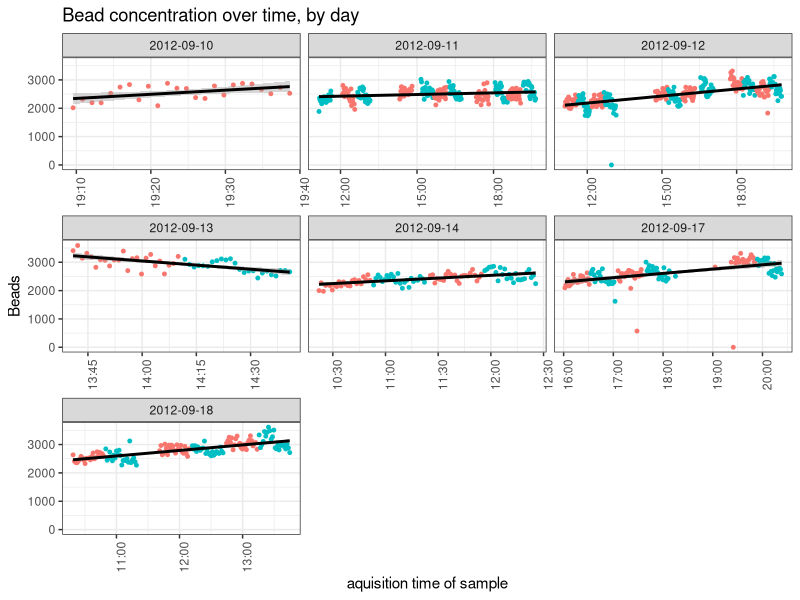
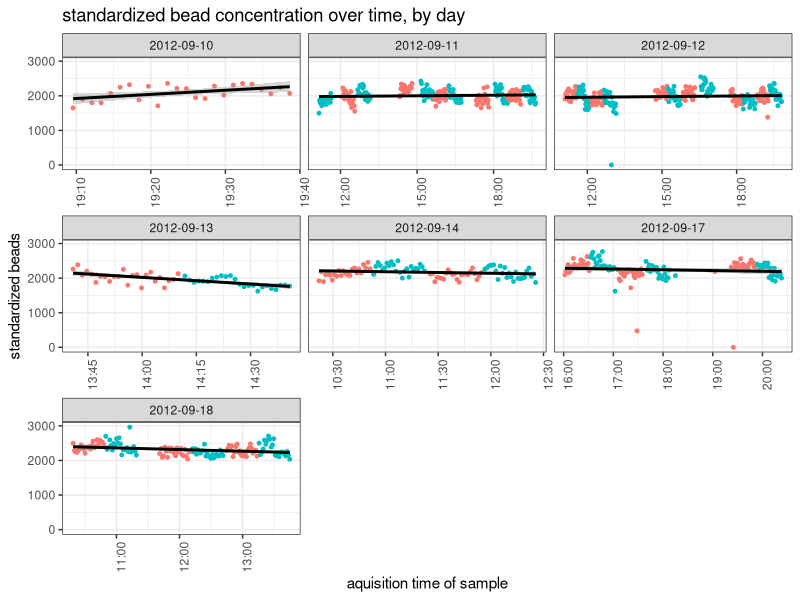
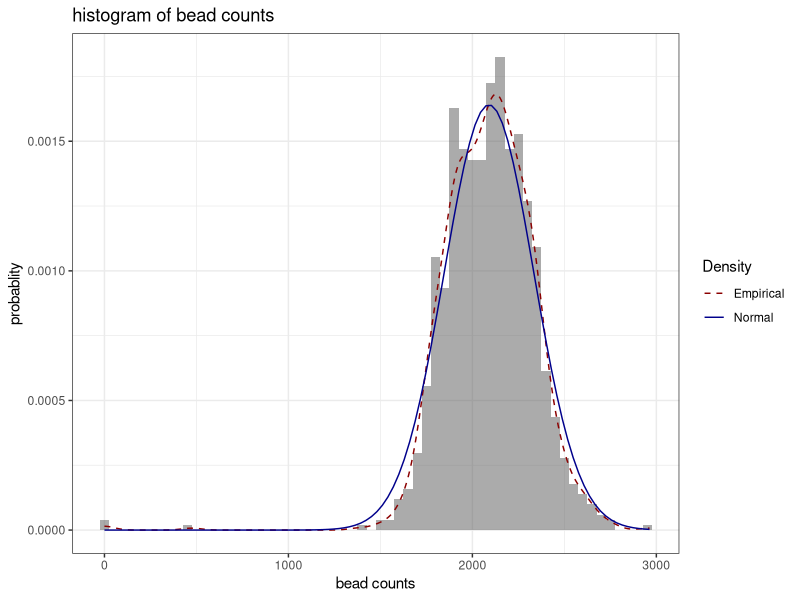
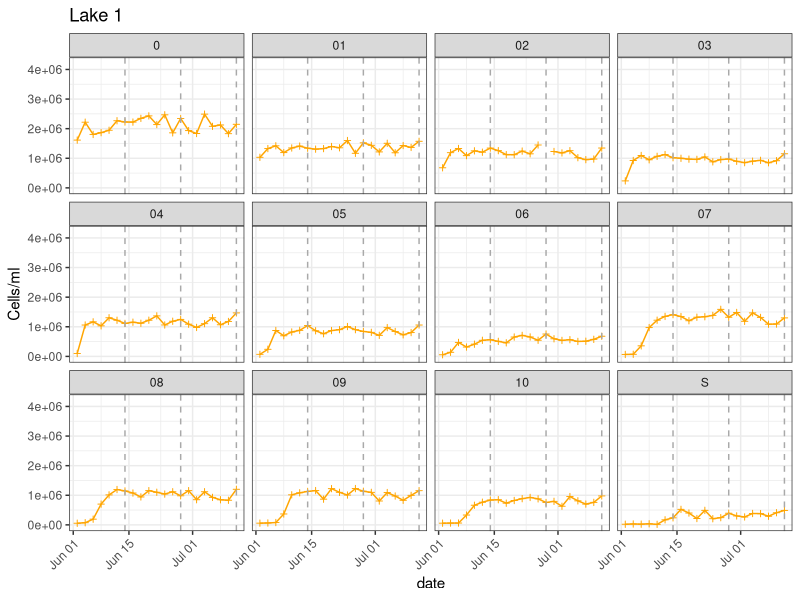
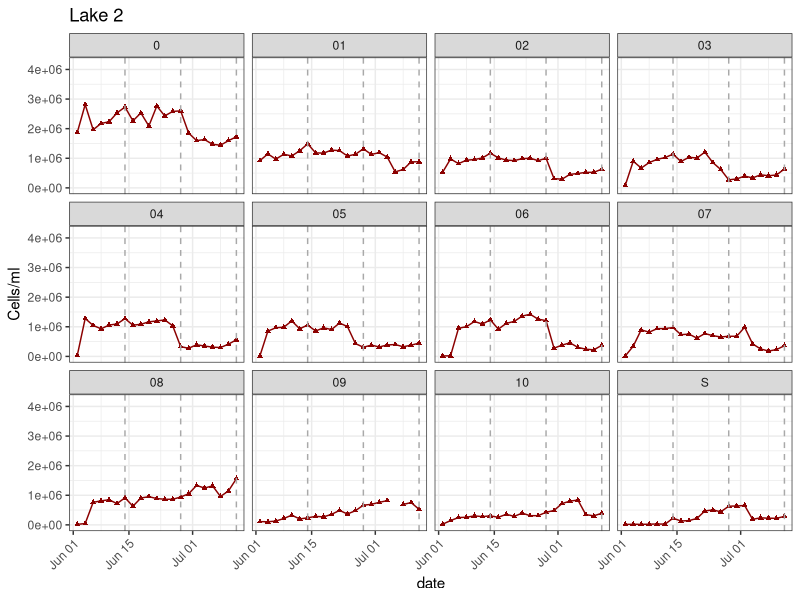
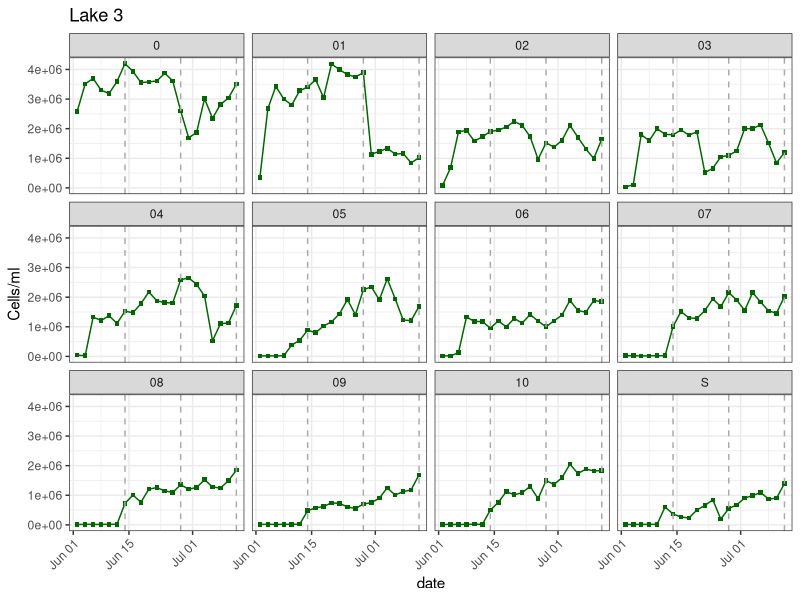
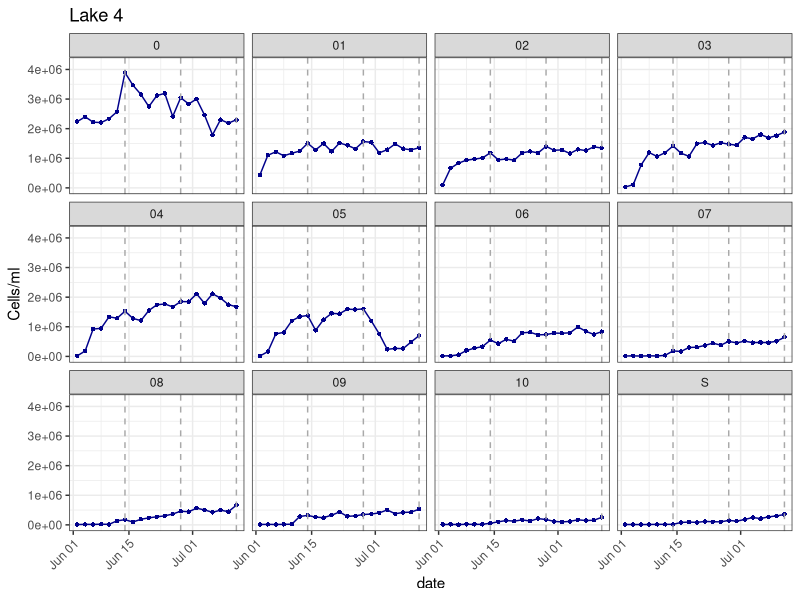
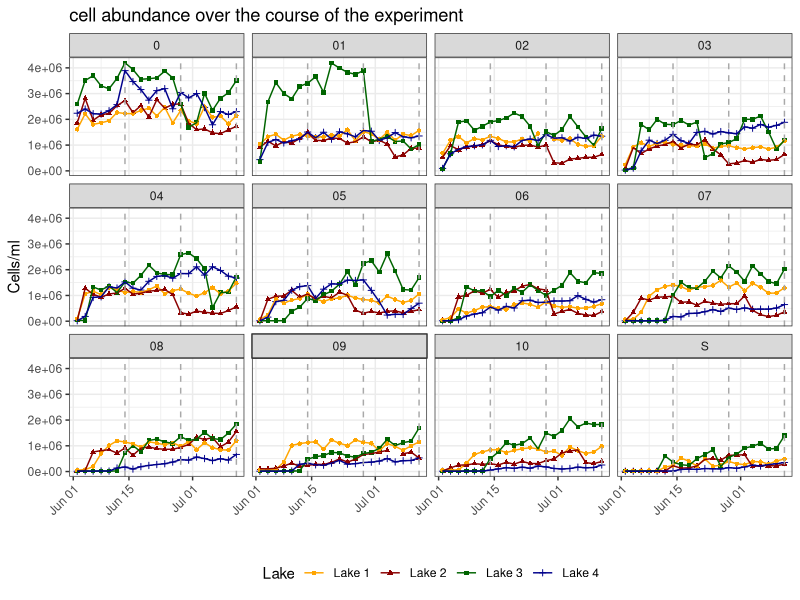

The R script that drew these images, in order: (Note: this script raises an error after producing the figures.)
## ---- chunk 1
knitr::opts_chunk$set(warning = FALSE, message=FALSE)
## ---- chunk 2
require(tidyr)
require(dplyr)
require(ggplot2)

## ---- chunk 3
Bac <- read.table("FlowCytoDocs/Bacterial_counts.txt", header=T, sep="\t")

# keep and rename only necessary columns
Bac <- Bac[ , c( "File.Name", "Acquisition.Date", "Label", "Events" )]
colnames( Bac ) <- c( "FileN", "Acq.Date", "Gate", "Ev")

### transpose data.frame ###
Bac <- spread( Bac, Gate, Ev) 
head(Bac, 2)

## ---- chunk 4

# splitting the columns
Bac$SO <- substr( Bac[,1],1,2)
Bac$DAT <- substr( Bac[,1],4,8)
Bac$BOT <- substr( Bac[,1],10,11)

# adding Lake column
b <- as.character( formatC( c( 1:48), width=2, flag=0))

Bac$Lake[ Bac$BOT %in% b[ 1:12] ]  <-  "Lake 4"
Bac$Lake[ Bac$BOT %in% b[ 13:24]]  <-  "Lake 2"
Bac$Lake[ Bac$BOT %in% b[ 25:36]]  <-  "Lake 3"
Bac$Lake[ Bac$BOT %in% b[ 37:48]]  <-  "Lake 1"

# adding DIL column
n <- c( rep( c( 0, formatC( c( 1:10), width=2, flag=0), "S"), 4))

for ( i in 1:48){
  Bac$DIL[ Bac$BOT == b[ i]] <-  n[ i] }

## ---- chunk 5
head(Bac[ , -1], 2)
## ---- chunk 6
# load time stamp File
FileT <- read.table( "FlowCytoDocs/Timestamps_BacCounts.txt", header = T, sep = "\t")

#add the time stamp of each file to the Bac
Bac <- left_join(Bac, FileT)

#replace Acq.Date with Date from Timestemp and replace ctim with time from
#timestemp
Bac$Acq.Date <- substr( Bac$ctim, 1, 10)
Bac$ctim <- substr( Bac$ctim, 11, 19)

#transform to POSIXct
Bac$ctim <- as.POSIXct( strptime( Bac$ctim, "%H:%M:%S"))

# I always read 24 samples in 1 rack. to visualise the racks in the
# graph I add column "Rack" where bottle N 01-24 are assigen "a"
# and bottle N 25-48 are assigned "b". I order the dataframe by aquisition date and
# time and subsequnetly add a column alternating  24 x "a" and 24 x "b", 21 times 
# (= number of racks in total)

Bac <- Bac[with(Bac, order(Acq.Date, ctim)),]
Bac$Rack <- rep( c( rep( "a", 24), rep( "b", 24)), 21)
## ---- chunk 7
ggplot( Bac,  aes( x = ctim, y = G1, colour = Rack)) +
  geom_point( size = 1) +
  facet_wrap( ~Acq.Date, scales  =  "free_x") +
  geom_smooth( method  =  "lm",  se = TRUE,  color = "black",  formula  =  y ~ x)+
  labs( title  = "Bead concentration over time, by day",
        y = "Beads",
        x = "aquisition time of sample")+
  theme_bw() +
  theme(axis.text.x = element_text(angle = 90, hjust = 1),
        legend.position = "none")
## ---- chunk 8
# The Truecounts are in two different files
# the first files are only the TC form the 2013-09-10 that were
# counted on high flow. They corrspond to the Bac counts 06/14 1-24. 
# the second files are all the other TC

TrueC <- read.table( "FlowCytoDocs/TrueCounts_main.txt",  header = T,  sep = "\t")
TrueC2 <- read.table( "FlowCytoDocs/TrueCounts_0614_HF.txt", sep = "\t", header = T)

# keep only relevant columns
TrueC <- TrueC[ , c("File.Name", "Sample.ID", "Acquisition.Date", "Label", "Events")]
TrueC2 <- TrueC2[ , c("File.Name", "Sample.ID", "Acquisition.Date", "Label", "Events")]

# dataframes are merged and all the TC from True2 are kept
TrueC <- rbind( TrueC, TrueC2)

#transpose dataframes
TrueC <- spread( TrueC, Label, Events)

# add absolute count column (each Trucount tube contains exactly 52187 beads)
TrueC$TC <- 52187

# calculate bead C ( BeadC) in the tube with G1 and G2 ( ( TC/G2)*G1)
# G1 and G3 are slighty differnt gates to gate the beads, G2 and G4 are 
# slightly different gates to gate the Trucount beads
TrueC$BeadC <- ( TrueC$TC / TrueC$G2) * TrueC$G1

# import time stemp for Truecounts
FileT1 <- read.table( "FlowCytoDocs/Timestamps_TrueCounts.txt", header = T, sep = "\t")

# add time stempt to "True"
colnames( FileT1)[ 1] <- "File.Name"
TrueC <- left_join( TrueC, FileT1)

# replace Acquisition.Date by date from time stemp and add time column
TrueC$Acquisition.Date <- substr( TrueC$ctim, 1, 10)
TrueC$ctim <- substr( TrueC$ctim, 11, 19)

# replace Acq.Dat and ctim for 2012-09-10 
#### the documentation of why this is necessary and legit has unfortunately been lost. 
TrueC[ 22, 3] <- "2012-09-10"
TrueC[ 22, 10] <- "15:00:00"

# transform to POSIXct
TrueC$ctim <- as.POSIXct( strptime( TrueC$ctim, "%H:%M:%S"))

# import reference file ( which Truecount to which samples)
TrueRef <- read.table( "FlowCytoDocs/TrueCount Reference.txt", header = T, sep = "\t")

# add DAT column (to be mastched with Bac later)
TrueRef$DAT <- substr( TrueRef$TC.ID, 1,5)
TrueRef$DAT <- as.POSIXct(strptime( paste("2012", TrueRef$Date, sep = "/"), format = "%Y/%m/%d",tz = "GMT"))
                       
# match the right True counts from TrueC to TrueRef
colnames( TrueRef)[ which( colnames( TrueRef) == "TC.ID")] <- "File.Name"
TrueRef <- left_join(TrueRef,TrueC)

# subset for necessary columns
TrueRef <- TrueRef[, c("Sample", "DAT", "BeadC")]

# Expand TruRef Data so that it can be matched to Bac
TrueList <- split(TrueRef, 1:nrow(TrueRef))

expFunc <- function(x) { 
  if (x$Sample == "1-24") {
    df <- data.frame(Sample = x$Sample,
                     DAT = x$DAT,
                     BeadC = x$BeadC,
                     BOT = formatC( c( 1:24), width=2, flag=0))
    return(df)
    }
  if (x$Sample == "1-48") {
    df <- data.frame(Sample = x$Sample,
                     DAT = x$DAT,
                     BeadC = x$BeadC,
                     BOT = formatC( c( 1:48), width=2, flag=0))
    return(df)
    }
  if (x$Sample == "25-48") {
    df <- data.frame(Sample = x$Sample,
                     DAT = x$DAT,
                     BeadC = x$BeadC,
                     BOT = formatC( c( 25:48), width=2, flag=0))
    return(df)
    }
  }


TrueList <- lapply(TrueList, expFunc)

TrueRefExpanded <- do.call("rbind", TrueList)

# reformat the DAT column in Bac to match the (correct) date format in TrueRefExpanded
Bac$DAT <- as.POSIXct(strptime( paste("2012", Bac$DAT, sep = "/"), format = "%Y/%d/%m", tz = "GMT"))

# join the corrected bead concentration to the Bac dataframe
Bac <- left_join( Bac,TrueRefExpanded)
## ---- chunk 9
ggplot( Bac,  aes( x = ctim, y = G1*( min( BeadC)/BeadC), colour = Rack))+
  geom_point( size = 1) +
  facet_wrap( ~Acq.Date, scales  =  "free_x") +
  geom_smooth( method  =  "lm",  se = TRUE,  color = "black",  formula  =  y ~ x)+
  labs( title  = "standardized bead concentration over time, by day",
        y = "standardized beads",
        x = "aquisition time of sample")+
  theme_bw() +
  theme(axis.text.x = element_text(angle = 90, hjust = 1),
        legend.position = "none")
## ---- chunk 10
BEAD <- Bac$G1*( min( Bac$BeadC)/Bac$BeadC)

ggplot( data.frame(BEAD),  aes( x = BEAD))+
   geom_histogram(aes(y = ..density..), alpha = 0.5, binwidth = 50) +  
   geom_line(aes(y = ..density.., colour = 'Empirical'), stat = 'density', linetype = "dashed") +
  stat_function(fun = dnorm, args = list(mean = mean(BEAD), sd = sd(BEAD)),
                aes(colour = 'Normal'))+
  scale_colour_manual(name = 'Density', values = c('darkred', 'darkblue')) +
  labs(title = "histogram of bead counts",
       x = "bead counts",
       y= "probablity")+
  theme_bw()
## ---- chunk 11
W <- which( Bac$G1 <= ( mean(BEAD) - 3 * sd( BEAD)))
Bac[W, c("DAT", "Lake", "DIL", "G1", "G2", "BeadC") ]
## ---- chunk 12
Bac[W[1], c("G1","G2")] <- NA
## ---- chunk 13
Bac$G1[ W[3] ] <- mean( Bac$G1[ c( W[3] - 1,  W[3] + 1,  W[3] + 2)])
## ---- chunk 14
Bac[Bac$BOT == "22" & Bac$Lake == "Lake 2" & Bac$DIL == "09" & Bac$DAT == as.POSIXct("2012-07-06", tz = "GMT"),
    c("DAT", "Lake", "DIL", "G1", "G2", "BeadC")]

Bac[ Bac$BOT == "22" & Bac$Lake == "Lake 2" & Bac$DIL == "09" & Bac$DAT == as.POSIXct("2012-07-06", tz = "GMT"), c("G1","G2")] <- NA
## ---- chunk 15
Bac$Cells <- ( Bac$BeadC / Bac$G1) * Bac$G2
Bac <- Bac[ , c("BOT", "Lake", "DIL","DAT", "Cells")]
head(Bac, 3)
## ---- chunk 16
# sampling dates
SamplDat <- as.numeric( as.POSIXct( c("2012-06-14", "2012-06-28","2012-07-12"), tz = "GMT"))

ggplot( Bac[Bac$Lake == "Lake 1" , ],  aes( x = DAT, y = Cells, group = 1)) +
  labs(x = "date", y = "Cells/ml") +  
  facet_wrap( ~DIL)+
  geom_point( size = 1.2, colour = "orange", shape = 3 ) +
  geom_line( size = 0.5, colour = "orange") +
  geom_vline( xintercept = SamplDat, colour = "darkgrey", linetype = "dashed")+
  labs( title = "Lake 1", x = "date")+
  scale_y_continuous(limits=c(0, max(Bac$Cells, na.rm = T)))+
  theme_bw( )+
  theme(axis.text.x = element_text(angle = 45, hjust = 1))

ggplot( Bac[Bac$Lake == "Lake 2" , ],  aes( x = DAT, y = Cells, group = 1)) +
  labs(x = "date", y = "Cells/ml") +  
  facet_wrap( ~DIL)+
  geom_point( size = 1.2, colour = "darkred", shape = 17) +
  geom_line( size = 0.5, colour = "darkred") +
  geom_vline( xintercept = SamplDat, colour = "darkgrey", linetype = "dashed")+
  labs( title = "Lake 2", x= "date")+
  scale_y_continuous(limits=c(0, max(Bac$Cells, na.rm = T)))+
  theme_bw( )+
  theme(axis.text.x = element_text(angle = 45, hjust = 1))

ggplot( Bac[Bac$Lake == "Lake 3" , ],  aes( x = DAT, y = Cells, group = 1)) +
  labs(x = "date", y = "Cells/ml") +  
  facet_wrap( ~DIL)+
  geom_point( size = 1.2, colour = "darkgreen", shape = 15 ) +
  geom_line( size = 0.5, colour = "darkgreen") +
  geom_vline( xintercept = SamplDat, colour = "darkgrey", linetype = "dashed")+
  labs( title = "Lake 3", x = "date")+
  scale_y_continuous(limits=c(0, max(Bac$Cells, na.rm = T)))+
  theme_bw( )+
  theme(axis.text.x = element_text(angle = 45, hjust = 1))

ggplot( Bac[Bac$Lake == "Lake 4" , ],  aes( x = DAT, y = Cells, group = 1)) +
  labs(x = "date", y = "Cells/ml") +  
  facet_wrap( ~DIL)+
  geom_point( size = 1.2, colour = "darkblue", shape = 16) +
  geom_line( size = 0.5, colour = "darkblue") +
  geom_vline( xintercept = SamplDat, colour = "darkgrey", linetype = "dashed")+
  labs( title = "Lake 4", x= "date")+
  scale_y_continuous(limits=c(0, max(Bac$Cells, na.rm = T)))+
  theme_bw( )+
  theme(axis.text.x = element_text(angle = 45, hjust = 1))
  
## ---- chunk 17

Fig_S4 <- ggplot( Bac,  aes( x = DAT, y = Cells, group = Lake, colour = Lake, shape = Lake)) +
  labs(x = "date", y = "Cells/ml") +  
  facet_wrap( ~DIL)+
  geom_point( size = 1.2) +
  geom_line( size = 0.5) +
  geom_vline( xintercept = SamplDat, colour = "darkgrey", linetype = "dashed")+
  labs( title = "cell abundance over the course of the experiment", x= "", y = "Cells/ml")+
  theme_bw( )+
  scale_colour_manual(values = c("orange", "darkred", "darkgreen", "darkblue"  ))+
  theme(axis.text.x = element_text(angle = 45, hjust = 1), 
        legend.position = "bottom") 

Fig_S4

## ---- chunk 18
ggsave("figures/Figure_S_4.pdf", Fig_S4, width = 8, height = 6)
## ---- chunk 19
maxBM <- Bac %>% 
  group_by(BOT, Lake, DIL) %>% 
  top_n(5, Cells) %>% 
  summarise(maxCells = mean(Cells))

write.table(maxBM, "response_var/maxBM.txt", sep = "\t")
## ---- chunk 20
Bac_stationary <- Bac[Bac$DAT > as.POSIXct("2012-06-12", tz = "GMT"),]
## ---- chunk 21
ggplot( Bac_stationary,aes( x = DAT, y = Cells, group = Lake, colour = Lake, shape = Lake)) +
  labs(x = "date", y = "Cells/ml") +  
  facet_wrap( ~DIL)+
  geom_point( size = 1.2) +
  geom_line( size = 0.5) +
  geom_vline( xintercept = SamplDat, colour = "darkgrey", linetype = "dashed")+
  labs( title = "growthcurves with excluded re-growth phase", x= "", y = "Cells/ml")+
  theme_bw( )+
  scale_colour_manual(values = c("orange", "darkred", "darkgreen", "darkblue"  ))+
  theme(axis.text.x = element_text(angle = 45, hjust = 1), 
        legend.position = "bottom") 

## ---- chunk 22
# split into list of dataframes by BOT (bottle numbers)
Bac_stationary_list <- split(Bac_stationary, Bac_stationary$BOT)

# define funciton to extract the residuals and add the mean
ResidFunc <- function(x) {
  Resid <- residuals( lm( Cells ~ as.POSIXct(DAT), x))
  Resid <- Resid + mean( x$Cells, na.rm = T)
  x <- merge(x, data.frame(Resid), by = 0)
  return(x)
}

# apply function to all Bottles
Bac_stationary_list <- lapply(Bac_stationary_list, ResidFunc)
Bac_stationary <- do.call("rbind", Bac_stationary_list)

## ---- chunk 23
ggplot( Bac_stationary,aes( x = DAT, y = Resid, group = Lake, colour = Lake, shape = Lake)) +
  labs(x = "date", y = "Cells/ml") +  
  facet_wrap( ~DIL)+
  geom_point( size = 1.2) +
  geom_line( size = 0.5) +
  geom_vline( xintercept = SamplDat, colour = "darkgrey", linetype = "dashed")+
  labs( title = "detrended growth curves", x= "", y = "Cells/ml")+
  theme_bw( )+
  scale_colour_manual(values = c("orange", "darkred", "darkgreen", "darkblue"  ))+
  theme(axis.text.x = element_text(angle = 45, hjust = 1), 
        legend.position = "bottom") 
## ---- chunk 24
co.var <- function(x) sd(x, na.rm=TRUE) / mean( x, na.rm=TRUE)
## ---- chunk 25
Stability <- Bac_stationary %>% 
  group_by(BOT, Lake, DIL) %>% 
  summarise(Stability = 1/co.var(Resid))
 
write.table(Stability, "response_var/Stability.txt", sep = "\t")
